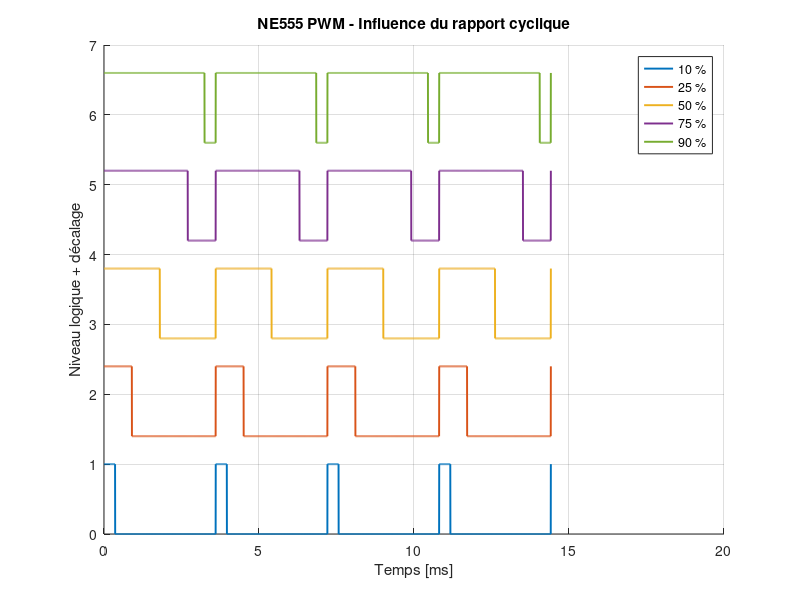
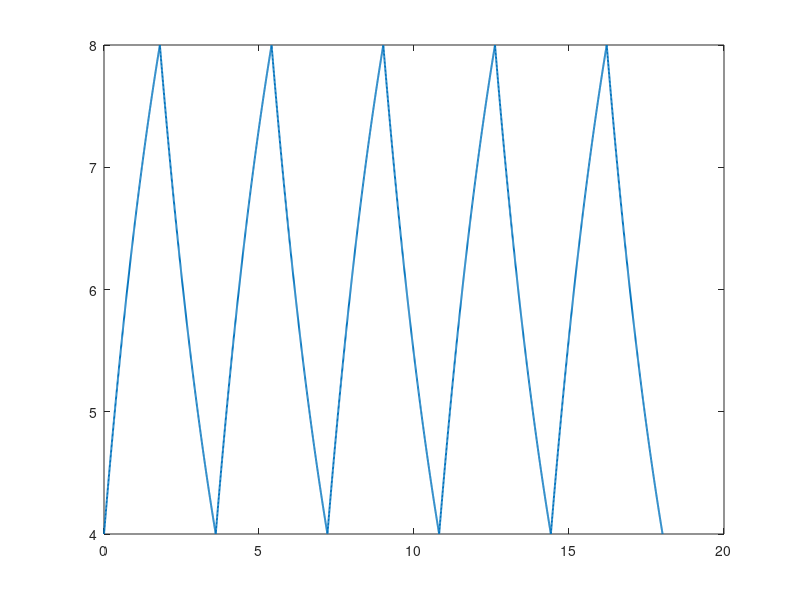

The MATLAB script that drew these images, in order: (Note: this script raises an error after producing the figures.)
%% AHDS - Analyse pratique de circuits avec MATLAB #02
% NE555 PWM LED Dimmer - comparaison BJT / N-MOSFET
% Ce script effectue les calculs, génère 7 figures et les sauvegarde en PNG.

clear; clc; close all;                     % Nettoie l'espace de travail et ferme les figures.

%% 1. Paramètres généraux
VCC = 12;                                  % Tension d'alimentation [V].
Rpot = 50e3;                               % Potentiomètre de réglage [ohm].
Rmin = 1e3;                                % Résistance minimale R3 [ohm].
Ctim = 100e-9;                             % Condensateur de temporisation C1 [F].
Rled = 68;                                 % Résistance série de chaque branche LED [ohm].
Vf = 3.0;                                  % Tension directe approximative d'une LED [V].
Nseries = 3;                               % Nombre de LED en série dans chaque branche.
Nbranches = 4;                             % Nombre de branches du schéma initial.
VCEsat = 0.30;                             % Chute de tension BJT en saturation [V].
Rds_on = 20e-3;                            % RDS(on) d'un MOSFET d'exemple [ohm].
Vout555 = 11;                              % Niveau haut approximatif de la sortie NE555 [V].
VBE = 0.8;                                 % Tension base-émetteur approximative [V].
Rb = 1e3;                                  % Résistance de base R2 corrigée à 1 kOhm.

%% 2. Courant de base du BJT
Ib = (Vout555 - VBE) / Rb;                 % Calcule le courant de base.
fprintf('Courant de base BJT : %.2f mA\n', Ib*1e3);

%% 3. Fréquence nominale du PWM
% Avec les deux diodes, la somme des chemins de charge et de décharge
% reste approximativement égale à Rpot + 2*Rmin.
Tnom = 0.693 * (Rpot + 2*Rmin) * Ctim;      % Période nominale [s].
fPWM = 1 / Tnom;                            % Fréquence nominale [Hz].
fprintf('Frequence PWM approximative : %.1f Hz\n', fPWM);

%% 4. Courant LED à l'état ON avec BJT
Ibranch_on = max((VCC - Nseries*Vf - VCEsat) / Rled, 0); % Courant d'une branche [A].
Itotal_on = Nbranches * Ibranch_on;         % Courant total des quatre branches [A].
fprintf('Courant ON d''une branche : %.1f mA\n', Ibranch_on*1e3);
fprintf('Courant ON total : %.1f mA\n', Itotal_on*1e3);

%% 5. Figure 1 - PWM pour plusieurs rapports cycliques
duties = [0.10 0.25 0.50 0.75 0.90];       % Rapports cycliques étudiés.
t = linspace(0, 4*Tnom, 4000);              % Base temporelle sur quatre périodes.

figure('Name','PWM Duty Cycles');           % Crée la première figure.
hold on;                                    % Permet de superposer plusieurs courbes.
offset = 0;                                 % Décalage vertical pour faciliter la lecture.

for k = 1:length(duties)                    % Parcourt les cinq rapports cycliques.
    D = duties(k);                          % Sélectionne le rapport cyclique courant.
    pwm = mod(t,Tnom) < D*Tnom;             % Génère le signal logique PWM.
    plot(t*1e3, double(pwm)+offset, ...
        'LineWidth',1.4, ...
        'DisplayName',sprintf('%d %%',round(D*100))); % Trace le PWM.
    offset = offset + 1.4;                  % Décale la courbe suivante.
end

grid on;                                    % Active la grille.
xlabel('Temps [ms]');                       % Nomme l'axe X.
ylabel('Niveau logique + décalage');        % Nomme l'axe Y.
title('NE555 PWM - Influence du rapport cyclique'); % Ajoute le titre.
legend('Location','best');                  % Affiche la légende.
exportgraphics(gcf,'01_PWM_duty_cycles.png','Resolution',300); % Sauvegarde le PNG.

%% 6. Figure 2 - Charge et décharge du condensateur C1
alpha = 0.50;                               % Position du potentiomètre : 50 %.
Rcharge = Rmin + alpha*Rpot;                % Résistance équivalente de charge.
Rdischarge = Rmin + (1-alpha)*Rpot;         % Résistance équivalente de décharge.
ton = 0.693*Rcharge*Ctim;                   % Temps ON approximatif.
toff = 0.693*Rdischarge*Ctim;               % Temps OFF approximatif.
T = ton + toff;                             % Période correspondante.
t2 = linspace(0,5*T,5000);                  % Base temporelle sur cinq périodes.
phase = mod(t2,T);                          % Position temporelle dans chaque période.
Vlow = VCC/3;                               % Seuil bas du NE555.
Vhigh = 2*VCC/3;                            % Seuil haut du NE555.
Vc = zeros(size(t2));                       % Préalloue le vecteur de tension C1.

for k = 1:length(t2)                        % Calcule la tension du condensateur.
    if phase(k) < ton                       % Teste si C1 est en phase de charge.
        Vc(k) = VCC-(VCC-Vlow)*exp(-phase(k)/(Rcharge*Ctim)); % Charge exponentielle.
    else                                    % Sinon, C1 est en phase de décharge.
        td = phase(k)-ton;                  % Calcule le temps depuis le début de la décharge.
        Vc(k) = Vhigh*exp(-td/(Rdischarge*Ctim)); % Décharge exponentielle.
    end
end

figure('Name','C1 Charge-Decharge');        % Crée la deuxième figure.
plot(t2*1e3,Vc,'LineWidth',1.4);            % Trace la tension de C1.
hold on;                                    % Permet d'ajouter les seuils.
yline(Vlow,'--','1/3 VCC');                 % Trace le seuil bas.
yline(Vhigh,'--','2/3 VCC');                % Trace le seuil haut.
grid on;                                    % Active la grille.
xlabel('Temps [ms]');                       % Nomme l'axe X.
ylabel('Tension V_C [V]');                  % Nomme l'axe Y.
title('Charge et decharge du condensateur C1'); % Ajoute le titre.
exportgraphics(gcf,'02_C1_charge_decharge.png','Resolution',300); % Sauvegarde le PNG.

%% 7. Figure 3 - Courants instantanés des LED
pwm50 = phase < ton;                        % Génère le PWM correspondant à alpha = 50 %.
Iled_t = Ibranch_on*double(pwm50);          % Courant instantané d'une branche.
Itotal_t = Itotal_on*double(pwm50);         % Courant instantané total.

figure('Name','LED Current');               % Crée la troisième figure.
plot(t2*1e3,Iled_t*1e3,'LineWidth',1.4);    % Trace le courant d'une branche.
hold on;                                    % Permet d'ajouter le courant total.
plot(t2*1e3,Itotal_t*1e3,'LineWidth',1.4);  % Trace le courant des quatre branches.
grid on;                                    % Active la grille.
xlabel('Temps [ms]');                       % Nomme l'axe X.
ylabel('Courant [mA]');                     % Nomme l'axe Y.
title('Courant instantane des LED - PWM a 50 %'); % Ajoute le titre.
legend('Une branche','4 branches','Location','best'); % Ajoute la légende.
exportgraphics(gcf,'03_LED_current_waveform.png','Resolution',300); % Sauvegarde le PNG.

%% 8. Figure 4 - Courant moyen en fonction du duty cycle
Dvec = linspace(0,1,101);                   % Crée un balayage de 0 à 100 %.
Iavg_branch = Ibranch_on.*Dvec;             % Calcule le courant moyen d'une branche.
Iavg_total = Itotal_on.*Dvec;               % Calcule le courant moyen total.

figure('Name','Average Current');            % Crée la quatrième figure.
plot(Dvec*100,Iavg_branch*1e3,'LineWidth',1.4); % Trace le courant moyen d'une branche.
hold on;                                    % Permet d'ajouter le courant total.
plot(Dvec*100,Iavg_total*1e3,'LineWidth',1.4); % Trace le courant moyen total.
grid on;                                    % Active la grille.
xlabel('Rapport cyclique [%]');             % Nomme l'axe X.
ylabel('Courant moyen [mA]');               % Nomme l'axe Y.
title('Courant moyen des LED en fonction du duty cycle'); % Ajoute le titre.
legend('Une branche','4 branches','Location','best'); % Ajoute la légende.
exportgraphics(gcf,'04_Average_current_vs_duty.png','Resolution',300); % Sauvegarde le PNG.

%% 9. Figure 5 - Comparaison des pertes BJT / MOSFET
Ivec = linspace(0,5,300);                   % Balaye le courant de charge de 0 à 5 A.
Dcompare = 0.80;                            % Utilise 80 % de duty cycle pour la comparaison.
Pbjt = VCEsat.*Ivec.*Dcompare;              % Calcule les pertes de conduction du BJT.
Pmos = (Ivec.^2).*Rds_on.*Dcompare;         % Calcule les pertes de conduction du MOSFET.

figure('Name','BJT vs MOSFET');             % Crée la cinquième figure.
plot(Ivec,Pbjt,'LineWidth',1.4);            % Trace les pertes du BJT.
hold on;                                    % Permet d'ajouter la courbe MOSFET.
plot(Ivec,Pmos,'LineWidth',1.4);            % Trace les pertes du MOSFET.
grid on;                                    % Active la grille.
xlabel('Courant de charge [A]');            % Nomme l'axe X.
ylabel('Pertes de conduction [W]');         % Nomme l'axe Y.
title('Comparaison des pertes - BJT vs N-MOSFET'); % Ajoute le titre.
legend('BJT','N-MOSFET','Location','northwest'); % Ajoute la légende.
exportgraphics(gcf,'05_BJT_vs_MOSFET_losses.png','Resolution',300); % Sauvegarde le PNG.

%% 10. Figure 6 - Courant total en fonction du nombre de LED
Nled = 3:3:300;                             % Fait varier le nombre total de LED de 3 à 300.
Nstrings = Nled/3;                          % Calcule le nombre de branches de trois LED.
Istring = 20e-3;                            % Fixe 20 mA par branche pour cette étude d'échelle.
Iload = Nstrings.*Istring;                  % Calcule le courant total à 100 % duty cycle.

figure('Name','LED Count Current');         % Crée la sixième figure.
plot(Nled,Iload,'LineWidth',1.4);           % Trace le courant total.
grid on;                                    % Active la grille.
xlabel('Nombre total de LED');              % Nomme l'axe X.
ylabel('Courant total a 100 % [A]');        % Nomme l'axe Y.
title('Courant total en fonction du nombre de LED'); % Ajoute le titre.
exportgraphics(gcf,'06_Total_current_vs_LED_count.png','Resolution',300); % Sauvegarde le PNG.

%% 11. Figure 7 - Pertes BJT / MOSFET en fonction du nombre de LED
Pbjt_led = VCEsat.*Iload;                   % Calcule les pertes BJT à 100 % duty cycle.
Pmos_led = (Iload.^2).*Rds_on;              % Calcule les pertes MOSFET à 100 % duty cycle.

figure('Name','Losses vs LED Count');       % Crée la septième figure.
plot(Nled,Pbjt_led,'LineWidth',1.4);        % Trace les pertes BJT.
hold on;                                    % Permet d'ajouter les pertes MOSFET.
plot(Nled,Pmos_led,'LineWidth',1.4);        % Trace les pertes MOSFET.
grid on;                                    % Active la grille.
xlabel('Nombre total de LED');              % Nomme l'axe X.
ylabel('Pertes de conduction [W]');         % Nomme l'axe Y.
title('Pertes BJT / MOSFET en fonction du nombre de LED'); % Ajoute le titre.
legend('BJT','N-MOSFET','Location','northwest'); % Ajoute la légende.
exportgraphics(gcf,'07_Losses_vs_LED_count.png','Resolution',300); % Sauvegarde le PNG.

%% 12. Fin du calcul
fprintf('\nSimulation terminee.\n');          % Confirme la fin du script.
fprintf('Les 7 graphiques ont ete sauvegardes au format PNG.\n'); % Confirme la sauvegarde.
